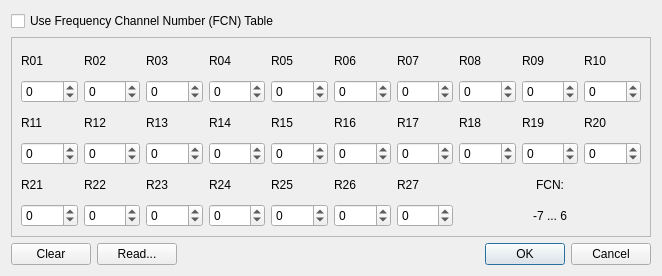
<?xml version="1.0" encoding="UTF-8"?>
<ui version="4.0">
 <class>GloFcnDialog</class>
 <widget class="QDialog" name="GloFcnDialog">
  <property name="geometry">
   <rect>
    <x>0</x>
    <y>0</y>
    <width>662</width>
    <height>276</height>
   </rect>
  </property>
  <property name="windowTitle">
   <string>GLONASS Frequency Channel Number</string>
  </property>
  <layout class="QGridLayout" name="gridLayout">
   <item row="2" column="0">
    <widget class="QPushButton" name="btnClear">
     <property name="text">
      <string>Clear</string>
     </property>
    </widget>
   </item>
   <item row="1" column="0" colspan="3">
    <widget class="QFrame" name="frame">
     <property name="frameShape">
      <enum>QFrame::StyledPanel</enum>
     </property>
     <property name="frameShadow">
      <enum>QFrame::Raised</enum>
     </property>
     <layout class="QGridLayout" name="gridLayout_2">
      <item row="4" column="7">
       <widget class="QLabel" name="Label1_9">
        <property name="text">
         <string>R18</string>
        </property>
        <property name="buddy">
         <cstring>sBFcn18</cstring>
        </property>
       </widget>
      </item>
      <item row="1" column="1">
       <widget class="QLabel" name="Label2">
        <property name="text">
         <string>R02</string>
        </property>
        <property name="buddy">
         <cstring>sBFcn02</cstring>
        </property>
       </widget>
      </item>
      <item row="6" column="2">
       <widget class="QLabel" name="Label1_14">
        <property name="text">
         <string>R23</string>
        </property>
        <property name="buddy">
         <cstring>sBFcn23</cstring>
        </property>
       </widget>
      </item>
      <item row="1" column="6">
       <widget class="QLabel" name="Label2_6">
        <property name="text">
         <string>R07</string>
        </property>
        <property name="buddy">
         <cstring>sBFcn07</cstring>
        </property>
       </widget>
      </item>
      <item row="6" column="3">
       <widget class="QLabel" name="Label1_15">
        <property name="text">
         <string>R24</string>
        </property>
        <property name="buddy">
         <cstring>sBFcn24</cstring>
        </property>
       </widget>
      </item>
      <item row="1" column="7">
       <widget class="QLabel" name="Label2_7">
        <property name="text">
         <string>R08</string>
        </property>
        <property name="buddy">
         <cstring>sBFcn08</cstring>
        </property>
       </widget>
      </item>
      <item row="4" column="2">
       <widget class="QLabel" name="Label1_4">
        <property name="text">
         <string>R13</string>
        </property>
        <property name="buddy">
         <cstring>sBFcn13</cstring>
        </property>
       </widget>
      </item>
      <item row="6" column="7" colspan="3">
       <widget class="QLabel" name="lblDescription2">
        <property name="text">
         <string>FCN:</string>
        </property>
        <property name="alignment">
         <set>Qt::AlignCenter</set>
        </property>
       </widget>
      </item>
      <item row="6" column="1">
       <widget class="QLabel" name="Label1_13">
        <property name="text">
         <string>R22</string>
        </property>
        <property name="buddy">
         <cstring>sBFcn22</cstring>
        </property>
       </widget>
      </item>
      <item row="4" column="3">
       <widget class="QLabel" name="Label1_5">
        <property name="text">
         <string>R14</string>
        </property>
        <property name="buddy">
         <cstring>sBFcn14</cstring>
        </property>
       </widget>
      </item>
      <item row="1" column="5">
       <widget class="QLabel" name="Label2_5">
        <property name="text">
         <string>R06</string>
        </property>
        <property name="buddy">
         <cstring>sBFcn06</cstring>
        </property>
       </widget>
      </item>
      <item row="3" column="2">
       <widget class="QSpinBox" name="sBFcn03">
        <property name="toolTip">
         <string>Frequency number</string>
        </property>
        <property name="specialValueText">
         <string>None</string>
        </property>
        <property name="minimum">
         <number>-8</number>
        </property>
        <property name="maximum">
         <number>6</number>
        </property>
       </widget>
      </item>
      <item row="4" column="0">
       <widget class="QLabel" name="Label1_2">
        <property name="text">
         <string>R11</string>
        </property>
        <property name="buddy">
         <cstring>sBFcn11</cstring>
        </property>
       </widget>
      </item>
      <item row="4" column="4">
       <widget class="QLabel" name="Label1_6">
        <property name="text">
         <string>R15</string>
        </property>
        <property name="buddy">
         <cstring>sBFcn15</cstring>
        </property>
       </widget>
      </item>
      <item row="7" column="7" colspan="3">
       <widget class="QLabel" name="lblDescription1">
        <property name="text">
         <string>-7 ... 6</string>
        </property>
        <property name="alignment">
         <set>Qt::AlignCenter</set>
        </property>
       </widget>
      </item>
      <item row="1" column="4">
       <widget class="QLabel" name="Label2_4">
        <property name="text">
         <string>R05</string>
        </property>
        <property name="buddy">
         <cstring>sBFcn05</cstring>
        </property>
       </widget>
      </item>
      <item row="1" column="8">
       <widget class="QLabel" name="Label2_8">
        <property name="text">
         <string>R09</string>
        </property>
        <property name="buddy">
         <cstring>sBFcn09</cstring>
        </property>
       </widget>
      </item>
      <item row="3" column="6">
       <widget class="QSpinBox" name="sBFcn07">
        <property name="toolTip">
         <string>Frequency number</string>
        </property>
        <property name="specialValueText">
         <string>None</string>
        </property>
        <property name="minimum">
         <number>-8</number>
        </property>
        <property name="maximum">
         <number>6</number>
        </property>
       </widget>
      </item>
      <item row="4" column="8">
       <widget class="QLabel" name="Label1_10">
        <property name="text">
         <string>R19</string>
        </property>
        <property name="buddy">
         <cstring>sBFcn19</cstring>
        </property>
       </widget>
      </item>
      <item row="3" column="4">
       <widget class="QSpinBox" name="sBFcn05">
        <property name="toolTip">
         <string>Frequency number</string>
        </property>
        <property name="specialValueText">
         <string>None</string>
        </property>
        <property name="minimum">
         <number>-8</number>
        </property>
        <property name="maximum">
         <number>6</number>
        </property>
       </widget>
      </item>
      <item row="4" column="6">
       <widget class="QLabel" name="Label1_8">
        <property name="text">
         <string>R17</string>
        </property>
        <property name="buddy">
         <cstring>sBFcn17</cstring>
        </property>
       </widget>
      </item>
      <item row="6" column="4">
       <widget class="QLabel" name="Label1_16">
        <property name="text">
         <string>R25</string>
        </property>
        <property name="buddy">
         <cstring>sBFcn25</cstring>
        </property>
       </widget>
      </item>
      <item row="1" column="0">
       <widget class="QLabel" name="Label1">
        <property name="text">
         <string>R01</string>
        </property>
        <property name="buddy">
         <cstring>sBFcn01</cstring>
        </property>
       </widget>
      </item>
      <item row="1" column="2">
       <widget class="QLabel" name="Label2_2">
        <property name="text">
         <string>R03</string>
        </property>
        <property name="buddy">
         <cstring>sBFcn03</cstring>
        </property>
       </widget>
      </item>
      <item row="6" column="5">
       <widget class="QLabel" name="Label1_17">
        <property name="text">
         <string>R26</string>
        </property>
        <property name="buddy">
         <cstring>sBFcn26</cstring>
        </property>
       </widget>
      </item>
      <item row="4" column="9">
       <widget class="QLabel" name="Label1_11">
        <property name="text">
         <string>R20</string>
        </property>
        <property name="buddy">
         <cstring>sBFcn20</cstring>
        </property>
       </widget>
      </item>
      <item row="6" column="6">
       <widget class="QLabel" name="Label1_18">
        <property name="text">
         <string>R27</string>
        </property>
        <property name="buddy">
         <cstring>sBFcn27</cstring>
        </property>
       </widget>
      </item>
      <item row="3" column="5">
       <widget class="QSpinBox" name="sBFcn06">
        <property name="toolTip">
         <string>Frequency number</string>
        </property>
        <property name="specialValueText">
         <string>None</string>
        </property>
        <property name="minimum">
         <number>-8</number>
        </property>
        <property name="maximum">
         <number>6</number>
        </property>
       </widget>
      </item>
      <item row="1" column="9">
       <widget class="QLabel" name="Label2_9">
        <property name="text">
         <string>R10</string>
        </property>
        <property name="buddy">
         <cstring>sBFcn10</cstring>
        </property>
       </widget>
      </item>
      <item row="3" column="1">
       <widget class="QSpinBox" name="sBFcn02">
        <property name="toolTip">
         <string>Frequency number</string>
        </property>
        <property name="specialValueText">
         <string>None</string>
        </property>
        <property name="minimum">
         <number>-8</number>
        </property>
        <property name="maximum">
         <number>6</number>
        </property>
       </widget>
      </item>
      <item row="4" column="1">
       <widget class="QLabel" name="Label1_3">
        <property name="text">
         <string>R12</string>
        </property>
        <property name="buddy">
         <cstring>sBFcn12</cstring>
        </property>
       </widget>
      </item>
      <item row="3" column="0">
       <widget class="QSpinBox" name="sBFcn01">
        <property name="toolTip">
         <string>Frequency number</string>
        </property>
        <property name="specialValueText">
         <string>None</string>
        </property>
        <property name="minimum">
         <number>-8</number>
        </property>
        <property name="maximum">
         <number>6</number>
        </property>
       </widget>
      </item>
      <item row="6" column="0">
       <widget class="QLabel" name="Label1_12">
        <property name="text">
         <string>R21</string>
        </property>
        <property name="buddy">
         <cstring>sBFcn21</cstring>
        </property>
       </widget>
      </item>
      <item row="1" column="3">
       <widget class="QLabel" name="Label2_3">
        <property name="text">
         <string>R04</string>
        </property>
        <property name="buddy">
         <cstring>sBFcn04</cstring>
        </property>
       </widget>
      </item>
      <item row="4" column="5">
       <widget class="QLabel" name="Label1_7">
        <property name="text">
         <string>R16</string>
        </property>
        <property name="buddy">
         <cstring>sBFcn16</cstring>
        </property>
       </widget>
      </item>
      <item row="3" column="3">
       <widget class="QSpinBox" name="sBFcn04">
        <property name="toolTip">
         <string>Frequency number</string>
        </property>
        <property name="specialValueText">
         <string>None</string>
        </property>
        <property name="minimum">
         <number>-8</number>
        </property>
        <property name="maximum">
         <number>6</number>
        </property>
       </widget>
      </item>
      <item row="3" column="7">
       <widget class="QSpinBox" name="sBFcn08">
        <property name="toolTip">
         <string>Frequency number</string>
        </property>
        <property name="specialValueText">
         <string>None</string>
        </property>
        <property name="minimum">
         <number>-8</number>
        </property>
        <property name="maximum">
         <number>6</number>
        </property>
       </widget>
      </item>
      <item row="3" column="8">
       <widget class="QSpinBox" name="sBFcn09">
        <property name="toolTip">
         <string>Frequency number</string>
        </property>
        <property name="specialValueText">
         <string>None</string>
        </property>
        <property name="minimum">
         <number>-8</number>
        </property>
        <property name="maximum">
         <number>6</number>
        </property>
       </widget>
      </item>
      <item row="3" column="9">
       <widget class="QSpinBox" name="sBFcn10">
        <property name="toolTip">
         <string>Frequency number</string>
        </property>
        <property name="specialValueText">
         <string>None</string>
        </property>
        <property name="minimum">
         <number>-8</number>
        </property>
        <property name="maximum">
         <number>6</number>
        </property>
       </widget>
      </item>
      <item row="5" column="0">
       <widget class="QSpinBox" name="sBFcn11">
        <property name="toolTip">
         <string>Frequency number</string>
        </property>
        <property name="specialValueText">
         <string>None</string>
        </property>
        <property name="minimum">
         <number>-8</number>
        </property>
        <property name="maximum">
         <number>6</number>
        </property>
       </widget>
      </item>
      <item row="5" column="1">
       <widget class="QSpinBox" name="sBFcn12">
        <property name="toolTip">
         <string>Frequency number</string>
        </property>
        <property name="specialValueText">
         <string>None</string>
        </property>
        <property name="minimum">
         <number>-8</number>
        </property>
        <property name="maximum">
         <number>6</number>
        </property>
       </widget>
      </item>
      <item row="5" column="2">
       <widget class="QSpinBox" name="sBFcn13">
        <property name="toolTip">
         <string>Frequency number</string>
        </property>
        <property name="specialValueText">
         <string>None</string>
        </property>
        <property name="minimum">
         <number>-8</number>
        </property>
        <property name="maximum">
         <number>6</number>
        </property>
       </widget>
      </item>
      <item row="5" column="3">
       <widget class="QSpinBox" name="sBFcn14">
        <property name="toolTip">
         <string>Frequency number</string>
        </property>
        <property name="specialValueText">
         <string>None</string>
        </property>
        <property name="minimum">
         <number>-8</number>
        </property>
        <property name="maximum">
         <number>6</number>
        </property>
       </widget>
      </item>
      <item row="5" column="4">
       <widget class="QSpinBox" name="sBFcn15">
        <property name="toolTip">
         <string>Frequency number</string>
        </property>
        <property name="specialValueText">
         <string>None</string>
        </property>
        <property name="minimum">
         <number>-8</number>
        </property>
        <property name="maximum">
         <number>6</number>
        </property>
       </widget>
      </item>
      <item row="5" column="5">
       <widget class="QSpinBox" name="sBFcn16">
        <property name="toolTip">
         <string>Frequency number</string>
        </property>
        <property name="specialValueText">
         <string>None</string>
        </property>
        <property name="minimum">
         <number>-8</number>
        </property>
        <property name="maximum">
         <number>6</number>
        </property>
       </widget>
      </item>
      <item row="5" column="6">
       <widget class="QSpinBox" name="sBFcn17">
        <property name="toolTip">
         <string>Frequency number</string>
        </property>
        <property name="specialValueText">
         <string>None</string>
        </property>
        <property name="minimum">
         <number>-8</number>
        </property>
        <property name="maximum">
         <number>6</number>
        </property>
       </widget>
      </item>
      <item row="5" column="7">
       <widget class="QSpinBox" name="sBFcn18">
        <property name="toolTip">
         <string>Frequency number</string>
        </property>
        <property name="specialValueText">
         <string>None</string>
        </property>
        <property name="minimum">
         <number>-8</number>
        </property>
        <property name="maximum">
         <number>6</number>
        </property>
       </widget>
      </item>
      <item row="5" column="8">
       <widget class="QSpinBox" name="sBFcn19">
        <property name="toolTip">
         <string>Frequency number</string>
        </property>
        <property name="specialValueText">
         <string>None</string>
        </property>
        <property name="minimum">
         <number>-8</number>
        </property>
        <property name="maximum">
         <number>6</number>
        </property>
       </widget>
      </item>
      <item row="5" column="9">
       <widget class="QSpinBox" name="sBFcn20">
        <property name="toolTip">
         <string>Frequency number</string>
        </property>
        <property name="specialValueText">
         <string>None</string>
        </property>
        <property name="minimum">
         <number>-8</number>
        </property>
        <property name="maximum">
         <number>6</number>
        </property>
       </widget>
      </item>
      <item row="7" column="0">
       <widget class="QSpinBox" name="sBFcn21">
        <property name="toolTip">
         <string>Frequency number</string>
        </property>
        <property name="specialValueText">
         <string>None</string>
        </property>
        <property name="minimum">
         <number>-8</number>
        </property>
        <property name="maximum">
         <number>6</number>
        </property>
       </widget>
      </item>
      <item row="7" column="1">
       <widget class="QSpinBox" name="sBFcn22">
        <property name="toolTip">
         <string>Frequency number</string>
        </property>
        <property name="specialValueText">
         <string>None</string>
        </property>
        <property name="minimum">
         <number>-8</number>
        </property>
        <property name="maximum">
         <number>6</number>
        </property>
       </widget>
      </item>
      <item row="7" column="2">
       <widget class="QSpinBox" name="sBFcn23">
        <property name="toolTip">
         <string>Frequency number</string>
        </property>
        <property name="specialValueText">
         <string>None</string>
        </property>
        <property name="minimum">
         <number>-8</number>
        </property>
        <property name="maximum">
         <number>6</number>
        </property>
       </widget>
      </item>
      <item row="7" column="3">
       <widget class="QSpinBox" name="sBFcn24">
        <property name="toolTip">
         <string>Frequency number</string>
        </property>
        <property name="specialValueText">
         <string>None</string>
        </property>
        <property name="minimum">
         <number>-8</number>
        </property>
        <property name="maximum">
         <number>6</number>
        </property>
       </widget>
      </item>
      <item row="7" column="4">
       <widget class="QSpinBox" name="sBFcn25">
        <property name="toolTip">
         <string>Frequency number</string>
        </property>
        <property name="specialValueText">
         <string>None</string>
        </property>
        <property name="minimum">
         <number>-8</number>
        </property>
        <property name="maximum">
         <number>6</number>
        </property>
       </widget>
      </item>
      <item row="7" column="5">
       <widget class="QSpinBox" name="sBFcn26">
        <property name="toolTip">
         <string>Frequency number</string>
        </property>
        <property name="specialValueText">
         <string>None</string>
        </property>
        <property name="minimum">
         <number>-8</number>
        </property>
        <property name="maximum">
         <number>6</number>
        </property>
       </widget>
      </item>
      <item row="7" column="6">
       <widget class="QSpinBox" name="sBFcn27">
        <property name="toolTip">
         <string>Frequency number</string>
        </property>
        <property name="specialValueText">
         <string>None</string>
        </property>
        <property name="minimum">
         <number>-8</number>
        </property>
        <property name="maximum">
         <number>6</number>
        </property>
       </widget>
      </item>
     </layout>
    </widget>
   </item>
   <item row="2" column="1">
    <widget class="QPushButton" name="btnRead">
     <property name="toolTip">
      <string>Read Assignment from RINEX file</string>
     </property>
     <property name="text">
      <string>Read...</string>
     </property>
    </widget>
   </item>
   <item row="2" column="2">
    <widget class="QDialogButtonBox" name="buttonBox">
     <property name="standardButtons">
      <set>QDialogButtonBox::Cancel|QDialogButtonBox::Ok</set>
     </property>
    </widget>
   </item>
   <item row="0" column="0" colspan="3">
    <widget class="QCheckBox" name="cBEnableFcn">
     <property name="text">
      <string>Use Frequency Channel Number (FCN) Table</string>
     </property>
    </widget>
   </item>
  </layout>
 </widget>
 <tabstops>
  <tabstop>cBEnableFcn</tabstop>
  <tabstop>sBFcn01</tabstop>
  <tabstop>sBFcn02</tabstop>
  <tabstop>sBFcn03</tabstop>
  <tabstop>sBFcn04</tabstop>
  <tabstop>sBFcn05</tabstop>
  <tabstop>sBFcn06</tabstop>
  <tabstop>sBFcn07</tabstop>
  <tabstop>sBFcn08</tabstop>
  <tabstop>sBFcn09</tabstop>
  <tabstop>sBFcn10</tabstop>
  <tabstop>sBFcn11</tabstop>
  <tabstop>sBFcn12</tabstop>
  <tabstop>sBFcn13</tabstop>
  <tabstop>sBFcn14</tabstop>
  <tabstop>sBFcn15</tabstop>
  <tabstop>sBFcn16</tabstop>
  <tabstop>sBFcn17</tabstop>
  <tabstop>sBFcn18</tabstop>
  <tabstop>sBFcn19</tabstop>
  <tabstop>sBFcn20</tabstop>
  <tabstop>sBFcn21</tabstop>
  <tabstop>sBFcn22</tabstop>
  <tabstop>sBFcn23</tabstop>
  <tabstop>sBFcn24</tabstop>
  <tabstop>sBFcn25</tabstop>
  <tabstop>sBFcn26</tabstop>
  <tabstop>sBFcn27</tabstop>
  <tabstop>btnClear</tabstop>
  <tabstop>btnRead</tabstop>
 </tabstops>
 <resources/>
 <connections/>
</ui>
